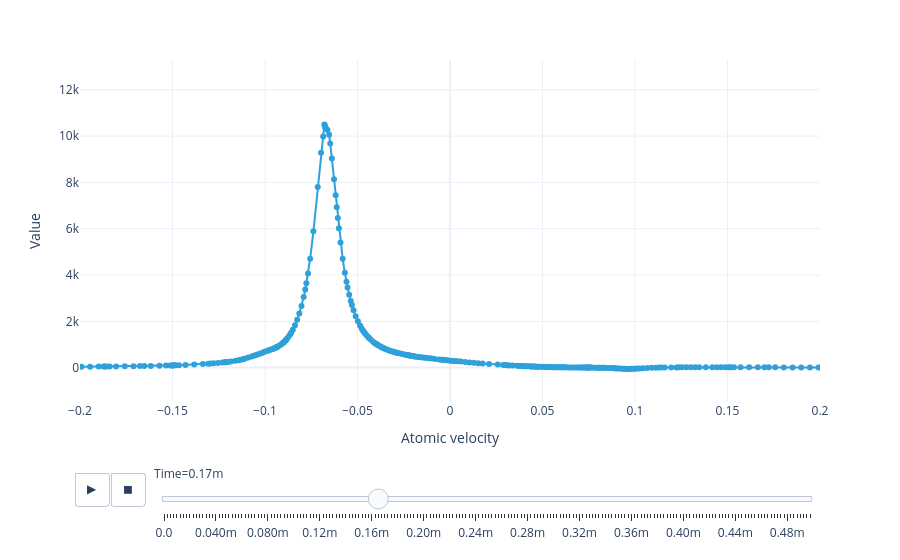

Notebook code cell kept with this figure:
### Code cell
model.reconstructed_flux_distribution(sol, mu).real.visualize(markers=True, xaxis_range=(-.2, .2))
